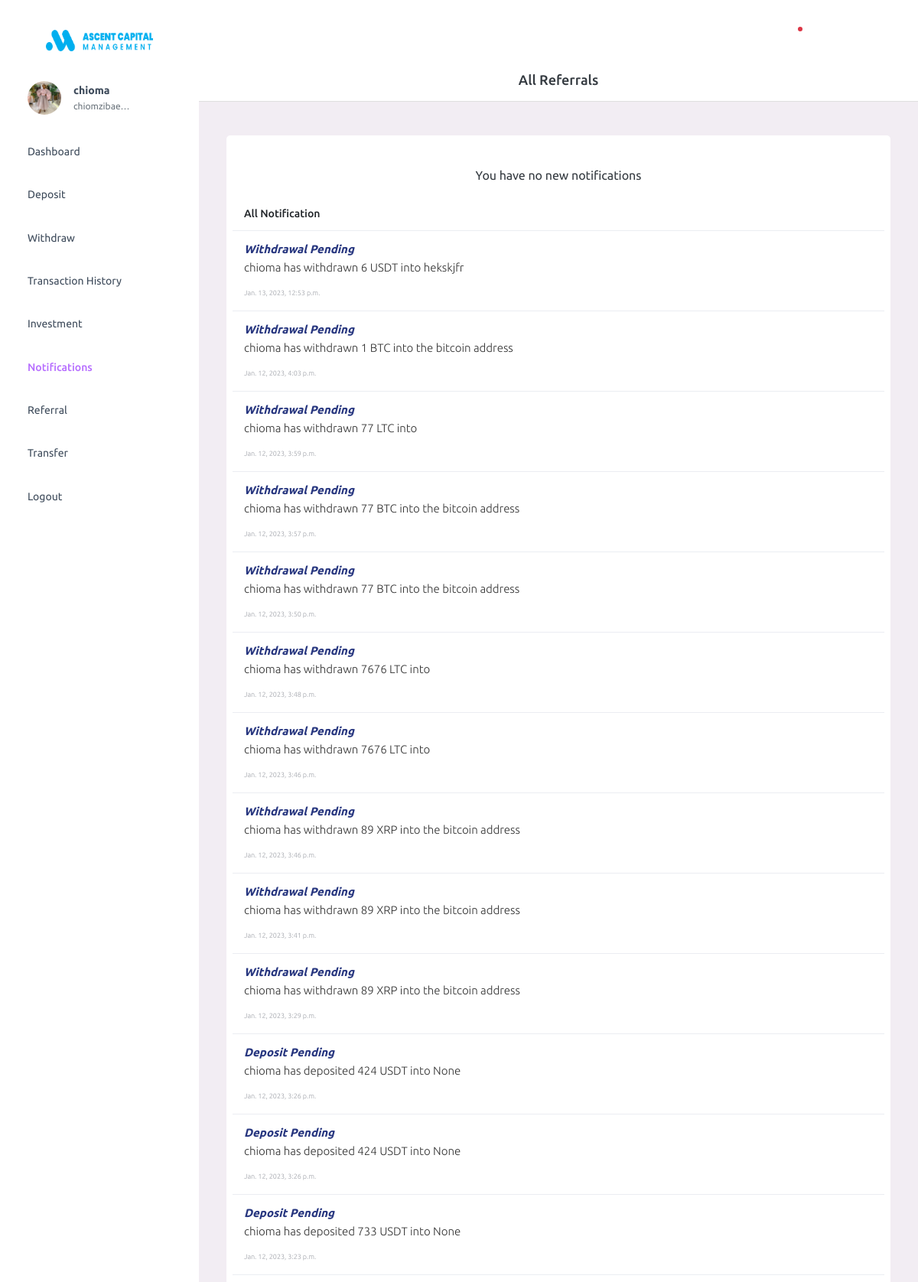
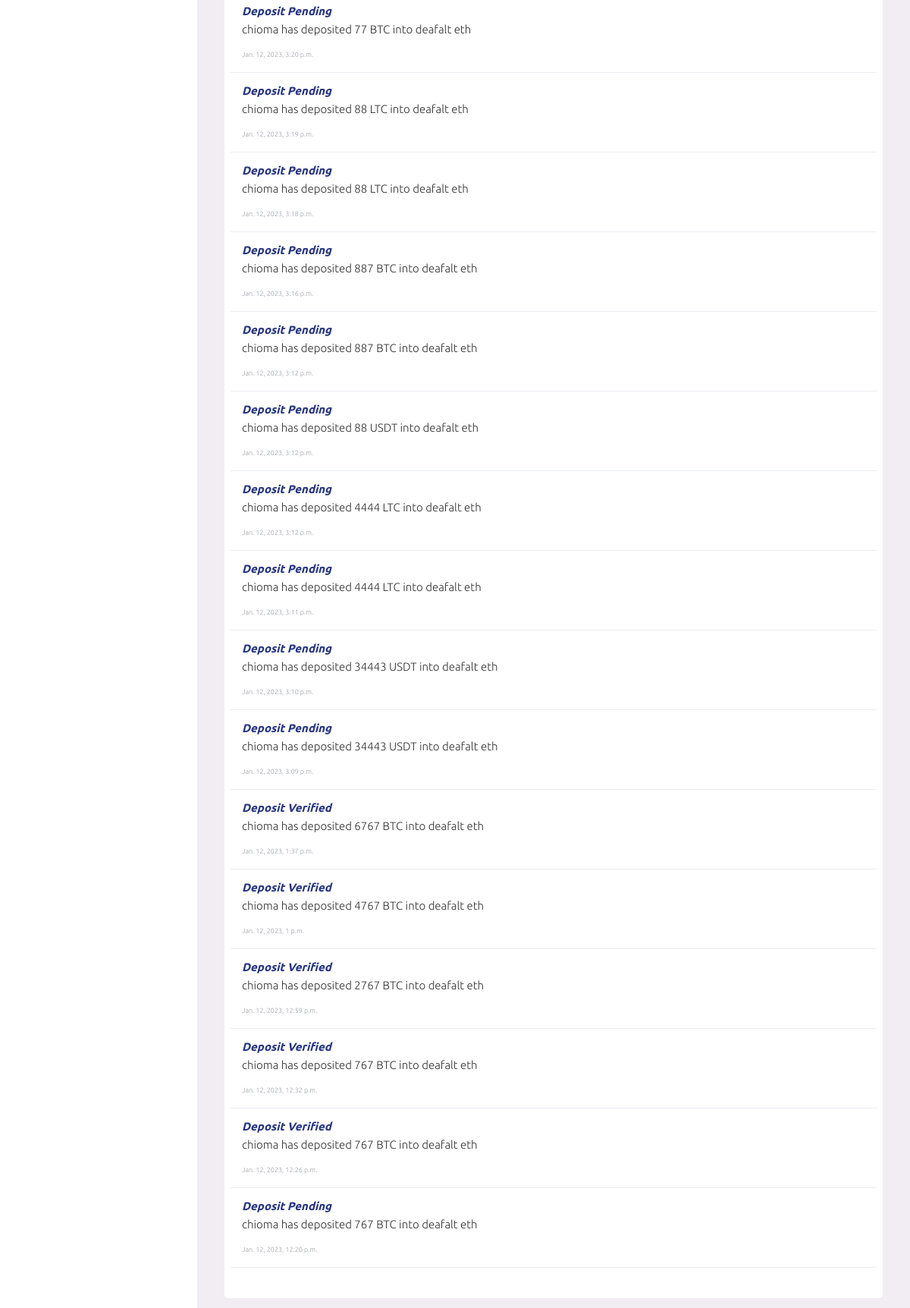
Page /user/notification (signed in, upper part) on the committed database (2 pictures, top to bottom).
### user_core/models.py (models this page shows, shortened)
class Profile(models.Model):
    user = models.ForeignKey(User,on_delete=models.CASCADE)
    country = models.CharField(max_length=50,null=True,blank=True)
    image = models.ImageField(upload_to='profile_images', default='r.jpg')
    available_balance = models.FloatField(default=0)
    live_profit = models.FloatField(default=0)
    book_balance = models.FloatField(default=0)
    plan_name = models.CharField(max_length=50,null=True,blank=True)
    plan_days = models.IntegerField(default=0,null=True,blank=True)
    plan_end_date = models.DateTimeField(auto_now_add=True,null=True,blank=True)
    plan_amount  = models.IntegerField(default=0,null=True,blank=True)
    referral_price  = models.FloatField(default=0)
    referral_people  = models.FloatField(default=0)
    referred_by  = models.CharField(max_length=100,null=True,blank=True)

class Notification(models.Model):
    profile = models.ForeignKey(Profile,on_delete=models.CASCADE)
    action = models.TextField(blank=True,null=True)
    time = models.DateTimeField(auto_now_add=True)
    action_title = models.CharField(max_length=100,blank=True,null=True)
    read = models.BooleanField(default=False)

### user_core/views.py (the view)
# urls.py: path('notification',views.user_notification, name='user_notification'),
@login_required(login_url='/accounts/login')
def user_notification(request):
    user = User.objects.get(username = request.user.username)
    try:
        site = Site.objects.get(pk=1)
    except Site.DoesNotExist:
        site = Site.objects.create(pk=1)
        site.save()
    if not Profile.objects.filter(user= user.id):
        return redirect('/user/profile')
    profile = Profile.objects.get(user=user)
    notifications_unreads = Notification.objects.filter(profile=profile,read='False').order_by('-time')
    notifications_unread = Notification.objects.filter(profile=profile,read='False').order_by('-time')[:3]
    notifications = Notification.objects.filter(profile=profile).order_by('-time')
    notifications_unread_count = Notification.objects.filter(profile=profile,read='False').count()
    for notification in notifications_unreads:
        notification.read = 'True'
        notification.save()
    context = {
        'notifications':notifications,
        'profile':profile,
        'notifications_unreads': notifications_unreads,
        'notifications_unread_count':notifications_unread_count,
        'notifications_unread': notifications_unread,
        'site':site
    }
    return render(request,'user/notification.html',context)

### templates/user/notification.html
{% extends 'user/main.html' %} {% load static %} {% block content %}
<div class="main-panel">
    <div class="card-header text-center">
        <h4>
            All Referrals
        </h4>
    </div>
    <div class="content-wrapper">
            <div class="row">
            <div class="col-12">
      <div class="card">
        <div class="card-body px-2">
                                <table  class="table table-responsive-sm" >
               <thead>
                  <tr>
                      <th>All Notification</th>
                  </tr>
                </thead>
                  <tbody>
                    {% for notification  in notifications_unreads %}
                    <tr style="background-color:rgba(222,222,222,0.3);">
                    <td>
                      <a class="text-white" style="text-decoration: none;">
                          <h6 class="preview-subject font-weight-bold mb-1"><i class='fa fa-bell-o' style="color:#27367f;">{{ notification.action_title }}</i></h6>
                      <p class="font-weight-dark small-text" style="color:rgba(50,50,50,1)">{{ notification.action }}</p>
                      <p class="font-weight-dark text-muted mb-0" style="font-size: 9px;color:rgba(70,70,70,1)">{{ notification.time }}</p>
                      </a>
                  </td>
                </tr>
                {% empty %}
                <p class="fs-6 text-center"> You have no new notifications </p>
                    {% endfor %}
                      {% for notification  in notifications %}
                      <tr>
                      <td>
                        <a href='' class="text-white" style="text-decoration: none;">
                            <h6 class="preview-subject font-weight-bold mb-1" ><i class='fa fa-bell-o' style="color:#27367f;">{{ notification.action_title }}</i></h6>
                        <p class="font-weight-light small-text" style="color:rgba(50,50,50,1)">{{ notification.action }}</p>
                        <p class="font-weight-light text-muted mb-0" style="font-size: 9px;color:rgba(50,50,50,1)">{{ notification.time }}</p>
                        </a>
                    </td>
                  </tr>
                      {% endfor %}
                                        </tbody>
              </table>
                          </div>
      </div>
            </div>
        </div>
    </div>
{% endblock content %}

### templates/user/main.html (shortened to what this page needs)
{% load static %}
<!DOCTYPE html>
<html lang="en">
<head>
  <link href="{% static 'user/assets/vendors/css/vendor.bundle.base.css' %}" rel="stylesheet" />
  <link href="{% static 'user/assets/vendors/mdi/css/materialdesignicons.min.css' %}" rel="stylesheet" />
  <link href="{% static 'user/assets/css/style.css' %}" rel="stylesheet" />
</head>
<body>
  <div class="container-scroller">
    <nav class="navbar default-layout-navbar col-lg-12 col-12 p-0 fixed-top d-flex flex-row">
      <div class="text-center navbar-brand-wrapper d-flex align-items-center justify-content-center">
        <a class="navbar-brand brand-logo" href="/">
          <img alt="logo" src="{% static 'images/logo.png' %}" />
        </a>
      </div>
      <div class="navbar-menu-wrapper d-flex align-items-stretch">
        <button class="navbar-toggler navbar-toggler align-self-center" data-toggle="minimize" type="button">
          <span class="mdi mdi-menu">
          </span>
        </button>
        <ul class="navbar-nav navbar-nav-right">
          <li class="nav-item d-none d-lg-block full-screen-link">
            <a class="nav-link">
              <i class="mdi mdi-fullscreen" id="fullscreen-button">
              </i>
            </a>
          </li>
          <li class="nav-item dropdown">
            <a class="nav-link" href="/user/support"
              id="messageDropdown">
              <i class="mdi mdi-email-outline">
              </i>
            </a>
          </li>
          <li class="nav-item dropdown">
            <a class="nav-link count-indicator dropdown-toggle" data-bs-toggle="dropdown" href="#"
              id="notificationDropdown">
              <i class="mdi mdi-bell-outline">
              </i>
              <span class="count-symbol bg-danger">
              </span>
            </a>
          </li>
          <li class="nav-item nav-logout d-none d-lg-block">
            <a class="nav-link" href="/accounts/logout">
              <i class="mdi mdi-power">
              </i>
            </a>
          </li>
          <li class="nav-item nav-settings d-none d-lg-block">
            <a class="nav-link" href="#">
              <i class="mdi mdi-format-line-spacing">
              </i>
            </a>
          </li>
        </ul>
      </div>
    </nav>
    <div class="container-fluid page-body-wrapper">
      <nav class="sidebar sidebar-offcanvas" id="sidebar">
        <ul class="nav">
          <li class="nav-item nav-profile">
            <a class="nav-link" href="/user/profile">
              <div class="nav-profile-image">
                <img alt="profile" src="{{ profile.image.url }}" />
              </div>
              <div class="nav-profile-text d-flex flex-column">
                <span class="font-weight-bold mb-2">
                  {{request.user.username}}
                </span>
                <span class="text-secondary text-small">
                  {{request.user.email | truncatechars:11}}
                </span>
              </div>
              <i class="mdi mdi-bookmark-check text-success nav-profile-badge">
              </i>
            </a>
          </li>
          <li class="nav-item">
            <a class="nav-link" href="/user/">
              <span class="menu-title">
                Dashboard
              </span>
              <i class="mdi mdi-home menu-icon">
              </i>
            </a>
          </li>
          <li class="nav-item">
            <a class="nav-link"
              href="/user/deposit">
              <span class="menu-title">
                Deposit
              </span>
              <i class="mdi mdi-apple-keyboard-shift menu-icon">
              </i>
            </a>
          </li>
          <li class="nav-item">
            <a class="nav-link"
              href="/user/withdraw">
              <span class="menu-title">
                Withdraw
              </span>
              <i class="mdi mdi-download menu-icon">
              </i>
            </a>
          </li>
          <li class="nav-item">
            <a aria-controls="ui-basic" aria-expanded="false" class="nav-link" data-bs-toggle="collapse"
              href="#history">
              <span class="menu-title">
                Transaction History
              </span>
              <i class="menu-arrow">
              </i>
              <i class="mdi mdi-content-save-all menu-icon">
              </i>
            </a>
          </li>
          <li class="nav-item">
            <a class="nav-link"
              href="/user/plans">
              <span class="menu-title">
                Investment
              </span>
              <i class="mdi mdi-format-align-justify menu-icon">
              </i>
            </a>
          </li>
          <li class="nav-item">
            <a class="nav-link" href="/user/notification">
              <span class="menu-title">
                Notifications
              </span>
              <i class="mdi mdi-bell-outline menu-icon">
            </i>
            </a>
          </li>
          <li class="nav-item">
            <a class="nav-link" href="/user/ref">
              <span class="menu-title">
                Referral
              </span>
              <i class="mdi mdi-account-plus menu-icon">
              </i>
            </a>
          </li>
          <li class="nav-item">
            <a class="nav-link" href="/user/transfer">
              <span class="menu-title">
                Transfer
              </span>
              <i class="mdi mdi-autorenew menu-icon">
              </i>
            </a>
          </li><li class="nav-item">
            <a class="nav-link" href="/accounts/logout">
              <span class="menu-title">
                Logout
              </span>
              <i class="mdi mdi-power menu-icon">
              </i>
            </a>
          </li>
        </ul>
      </nav>
      {% block content %}{% endblock content %}
    </div>
  </div>
</div>
</body>
</html>

### templates/user/main.html (style rules this page uses)
.card-header:first-child { background: transparent !important; }

### rows in the picture
Profile: image (picture)
Notification: action_title "Withdrawal Pending", action "chioma has withdrawn 6 USDT into hekskjfr", time "Jan. 13, 2023, 12:53 p.m."
Notification: action_title "Withdrawal Pending", action "chioma has withdrawn 1 BTC into the bitcoin address", time "Jan. 12, 2023, 4:03 p.m."
Notification: action_title "Withdrawal Pending", action "chioma has withdrawn 77 LTC into", time "Jan. 12, 2023, 3:59 p.m."
Notification: action_title "Withdrawal Pending", action "chioma has withdrawn 77 BTC into the bitcoin address", time "Jan. 12, 2023, 3:57 p.m."
Notification: action_title "Withdrawal Pending", action "chioma has withdrawn 77 BTC into the bitcoin address", time "Jan. 12, 2023, 3:50 p.m."
Notification: action_title "Withdrawal Pending", action "chioma has withdrawn 7676 LTC into", time "Jan. 12, 2023, 3:48 p.m."
Notification: action_title "Withdrawal Pending", action "chioma has withdrawn 7676 LTC into", time "Jan. 12, 2023, 3:46 p.m."
Notification: action_title "Withdrawal Pending", action "chioma has withdrawn 89 XRP into the bitcoin address", time "Jan. 12, 2023, 3:46 p.m."
Notification: action_title "Withdrawal Pending", action "chioma has withdrawn 89 XRP into the bitcoin address", time "Jan. 12, 2023, 3:41 p.m."
Notification: action_title "Withdrawal Pending", action "chioma has withdrawn 89 XRP into the bitcoin address", time "Jan. 12, 2023, 3:29 p.m."
Notification: action_title "Deposit Pending", action "chioma has deposited 424 USDT into None", time "Jan. 12, 2023, 3:26 p.m."
Notification: action_title "Deposit Pending", action "chioma has deposited 424 USDT into None", time "Jan. 12, 2023, 3:26 p.m."
Notification: action_title "Deposit Pending", action "chioma has deposited 733 USDT into None", time "Jan. 12, 2023, 3:23 p.m."
Notification: action_title "Deposit Pending", action "chioma has deposited 77 BTC into deafalt eth", time "Jan. 12, 2023, 3:20 p.m."
Notification: action_title "Deposit Pending", action "chioma has deposited 88 LTC into deafalt eth", time "Jan. 12, 2023, 3:19 p.m."
Notification: action_title "Deposit Pending", action "chioma has deposited 88 LTC into deafalt eth", time "Jan. 12, 2023, 3:18 p.m."
Notification: action_title "Deposit Pending", action "chioma has deposited 887 BTC into deafalt eth", time "Jan. 12, 2023, 3:16 p.m."
Notification: action_title "Deposit Pending", action "chioma has deposited 887 BTC into deafalt eth", time "Jan. 12, 2023, 3:12 p.m."
Notification: action_title "Deposit Pending", action "chioma has deposited 88 USDT into deafalt eth", time "Jan. 12, 2023, 3:12 p.m."
Notification: action_title "Deposit Pending", action "chioma has deposited 4444 LTC into deafalt eth", time "Jan. 12, 2023, 3:12 p.m."
Notification: action_title "Deposit Pending", action "chioma has deposited 4444 LTC into deafalt eth", time "Jan. 12, 2023, 3:11 p.m."
Notification: action_title "Deposit Pending", action "chioma has deposited 34443 USDT into deafalt eth", time "Jan. 12, 2023, 3:10 p.m."
Notification: action_title "Deposit Pending", action "chioma has deposited 34443 USDT into deafalt eth", time "Jan. 12, 2023, 3:09 p.m."
Notification: action_title "Deposit Verified", action "chioma has deposited 6767 BTC into deafalt eth", time "Jan. 12, 2023, 1:37 p.m."
Notification: action_title "Deposit Verified", action "chioma has deposited 4767 BTC into deafalt eth", time "Jan. 12, 2023, 1 p.m."
Notification: action_title "Deposit Verified", action "chioma has deposited 2767 BTC into deafalt eth", time "Jan. 12, 2023, 12:59 p.m."
Notification: action_title "Deposit Verified", action "chioma has deposited 767 BTC into deafalt eth", time "Jan. 12, 2023, 12:32 p.m."
Notification: action_title "Deposit Verified", action "chioma has deposited 767 BTC into deafalt eth", time "Jan. 12, 2023, 12:26 p.m."
Notification: action_title "Deposit Pending", action "chioma has deposited 767 BTC into deafalt eth", time "Jan. 12, 2023, 12:20 p.m."

### other values in the picture
{{ request.user.username }} "chioma"
{{ request.user.email | truncatechars:11 }} "chiomzibae…"
